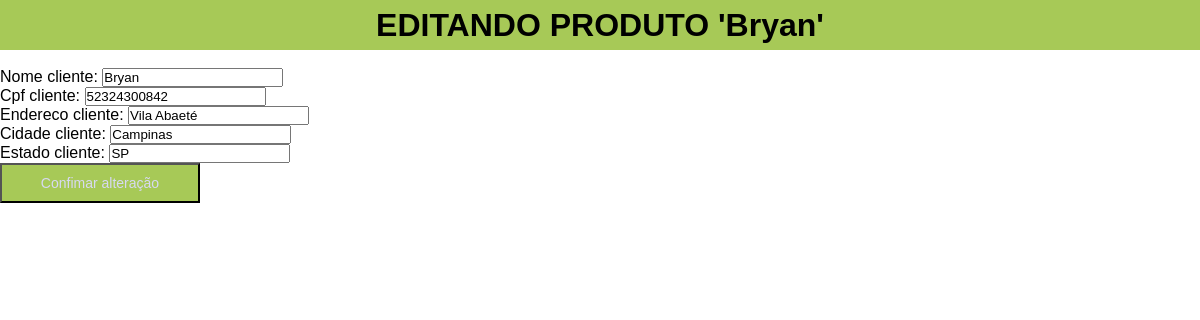
Page /app/update/1 on the committed database.
### Loja_Instituto/models.py (models this page shows)
class Cliente(models.Model):
    nome_cliente = models.CharField(max_length=20, null=False)
    cpf_cliente = models.CharField(max_length=11, null=False)
    endereco_cliente = models.CharField(max_length=100, null=False)
    cidade_cliente = models.CharField(max_length=10, null=False)
    estado_cliente = models.CharField(max_length=6, null=False)

### Loja_Instituto/views.py (the view)
# urls.py: path('update/<int:id>', views.update, name='update'),
def update(request, id):
    cliente = Cliente.objects.filter(id=id).first()
    form = ClienteForm(instance=cliente)
    if (request.method == 'POST'):
        form = ClienteForm(request.POST, instance=cliente)
        if (form.is_valid()):
            cliente.save()
            return redirect('/app/read/')
        else:
            return render(request, 'update.html', {'form': form, 'cliente': cliente})
    else:
        return render(request, 'update.html', {'form': form, 'cliente': cliente})

### Loja_Instituto/forms.py
class ClienteForm(forms.ModelForm):
    class Meta:
        model = Cliente
        fields = ('nome_cliente', 'cpf_cliente', 'endereco_cliente', 'cidade_cliente', 'estado_cliente')

### Loja_Instituto/Templates/update.html (shortened to what this page needs)
<!DOCTYPE html>
<html lang="en">
<head>
</head>
<body>
    <div class="title">
        <h1>EDITANDO PRODUTO '{{cliente.nome_cliente}}'</h1>
    </div>
    <br>
    <form method="POST">
        {{ form.as_p }}
        <button type="submit" class="btn btn-success">Confimar alteração</button>
    </form>
</body>
</html>

### Loja_Instituto/Templates/update.html (style rules this page uses)
* { padding: 0; margin: 0; font-family: 'Poppins', sans-serif; }
button { width: 200px; height: 40px; background-color: #a7c957; color: #d7d9f2; font-size: 14px; }
.title { width: 100%; height: 50px; display: flex; justify-content: center; align-items: center; color: #000000; background-color: #a7c957; }

### rows in the picture
Cliente: nome_cliente "Bryan", cpf_cliente "52324300842", endereco_cliente "Vila Abaeté", cidade_cliente "Campinas", estado_cliente "SP"
